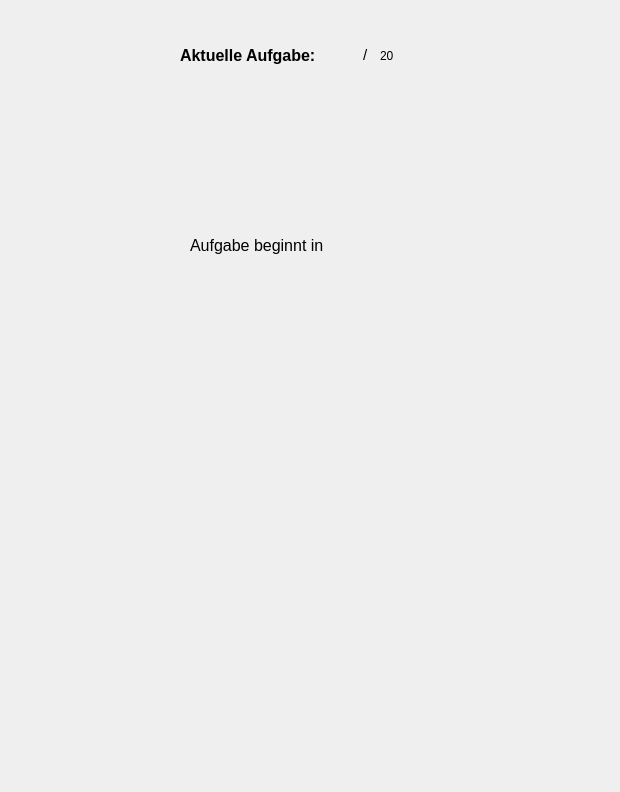
<?xml version="1.0" encoding="UTF-8"?>
<ui version="4.0">
 <class>Reaction_Time_Study</class>
 <widget class="QWidget" name="Reaction_Time_Study">
  <property name="geometry">
   <rect>
    <x>0</x>
    <y>0</y>
    <width>620</width>
    <height>792</height>
   </rect>
  </property>
  <property name="minimumSize">
   <size>
    <width>620</width>
    <height>792</height>
   </size>
  </property>
  <property name="maximumSize">
   <size>
    <width>620</width>
    <height>792</height>
   </size>
  </property>
  <property name="windowTitle">
   <string>Studie</string>
  </property>
  <property name="locale">
   <locale language="German" country="Germany"/>
  </property>
  <widget class="QStackedWidget" name="stackedWidget">
   <property name="geometry">
    <rect>
     <x>0</x>
     <y>10</y>
     <width>620</width>
     <height>710</height>
    </rect>
   </property>
   <property name="minimumSize">
    <size>
     <width>620</width>
     <height>710</height>
    </size>
   </property>
   <property name="maximumSize">
    <size>
     <width>620</width>
     <height>710</height>
    </size>
   </property>
   <property name="currentIndex">
    <number>1</number>
   </property>
   <widget class="QWidget" name="intro">
    <property name="minimumSize">
     <size>
      <width>620</width>
      <height>400</height>
     </size>
    </property>
    <property name="maximumSize">
     <size>
      <width>620</width>
      <height>400</height>
     </size>
    </property>
    <widget class="QLabel" name="initial_explanation">
     <property name="geometry">
      <rect>
       <x>10</x>
       <y>20</y>
       <width>596</width>
       <height>246</height>
      </rect>
     </property>
     <property name="text">
      <string>&lt;html&gt;&lt;head/&gt;&lt;body&gt;&lt;p&gt;Danke, dass du an dieser kleinen Studie teilnimmst! Deine Aufgabe ist es, auf einen gegebenen&lt;/p&gt;&lt;p&gt;Stimulus (das Ändern der Hintergrundfarbe dieses Fensters) so schnell wie möglich durch&lt;/p&gt;&lt;p&gt;&lt;span style=&quot; font-weight:600;&quot;&gt;einmaliges Klicken der Leertaste&lt;/span&gt; zu reagieren. Deine genaue Aufgabe pro Durchgang wird dir &lt;/p&gt;&lt;p&gt;immer oben angezeigt. Bitte verwende für alle Aufgaben den Zeigefinger. Die Hand kannst du &lt;/p&gt;&lt;p&gt;frei wählen, aber verwende bitte dieselbe Hand für alle Aufgaben (insgesamt 20).&lt;br/&gt;&lt;/p&gt;&lt;p&gt;Bitte achte darauf, während der Dauer dieses Experiments ungestört und konzentriert zu bleiben.&lt;/p&gt;&lt;p&gt;Die Studie wird insgesamt ca. 10 Minuten dauern.&lt;/p&gt;&lt;p&gt;Sobald du bereit bist, drücke bitte auf den &amp;quot;Starten&amp;quot;-Button.&lt;/p&gt;&lt;/body&gt;&lt;/html&gt;</string>
     </property>
    </widget>
    <widget class="QPushButton" name="start_study_btn">
     <property name="geometry">
      <rect>
       <x>260</x>
       <y>300</y>
       <width>84</width>
       <height>34</height>
      </rect>
     </property>
     <property name="styleSheet">
      <string notr="true">background-color: rgb(91, 208, 1);</string>
     </property>
     <property name="text">
      <string>Starten</string>
     </property>
    </widget>
    <widget class="QPushButton" name="debug_btn">
     <property name="geometry">
      <rect>
       <x>10</x>
       <y>360</y>
       <width>88</width>
       <height>34</height>
      </rect>
     </property>
     <property name="styleSheet">
      <string notr="true">background-color: rgb(91, 208, 1);</string>
     </property>
     <property name="text">
      <string>Debug-Btn</string>
     </property>
    </widget>
   </widget>
   <widget class="QWidget" name="study">
    <property name="minimumSize">
     <size>
      <width>620</width>
      <height>400</height>
     </size>
    </property>
    <property name="maximumSize">
     <size>
      <width>620</width>
      <height>400</height>
     </size>
    </property>
    <widget class="QLabel" name="task_label">
     <property name="geometry">
      <rect>
       <x>180</x>
       <y>30</y>
       <width>141</width>
       <height>31</height>
      </rect>
     </property>
     <property name="text">
      <string>&lt;html&gt;&lt;head/&gt;&lt;body&gt;&lt;p&gt;&lt;span style=&quot; font-size:12pt; font-weight:600;&quot;&gt;Aktuelle Aufgabe:&lt;/span&gt;&lt;/p&gt;&lt;/body&gt;&lt;/html&gt;</string>
     </property>
    </widget>
    <widget class="QLabel" name="countdown_num">
     <property name="geometry">
      <rect>
       <x>350</x>
       <y>220</y>
       <width>58</width>
       <height>31</height>
      </rect>
     </property>
     <property name="text">
      <string/>
     </property>
    </widget>
    <widget class="QLabel" name="trial_divider">
     <property name="geometry">
      <rect>
       <x>363</x>
       <y>30</y>
       <width>16</width>
       <height>31</height>
      </rect>
     </property>
     <property name="text">
      <string>&lt;html&gt;&lt;head/&gt;&lt;body&gt;&lt;p&gt;&lt;span style=&quot; font-size:11pt;&quot;&gt;/&lt;/span&gt;&lt;/p&gt;&lt;/body&gt;&lt;/html&gt;</string>
     </property>
    </widget>
    <widget class="QLabel" name="task_description">
     <property name="geometry">
      <rect>
       <x>30</x>
       <y>60</y>
       <width>561</width>
       <height>91</height>
      </rect>
     </property>
     <property name="font">
      <font>
       <pointsize>12</pointsize>
      </font>
     </property>
     <property name="text">
      <string/>
     </property>
     <property name="alignment">
      <set>Qt::AlignCenter</set>
     </property>
     <property name="wordWrap">
      <bool>true</bool>
     </property>
    </widget>
    <widget class="QLabel" name="countdown_label">
     <property name="geometry">
      <rect>
       <x>190</x>
       <y>220</y>
       <width>151</width>
       <height>31</height>
      </rect>
     </property>
     <property name="text">
      <string>&lt;html&gt;&lt;head/&gt;&lt;body&gt;&lt;p&gt;&lt;span style=&quot; font-size:12pt;&quot;&gt;Aufgabe beginnt in &lt;/span&gt;&lt;/p&gt;&lt;/body&gt;&lt;/html&gt;</string>
     </property>
    </widget>
    <widget class="QLabel" name="trial_number">
     <property name="geometry">
      <rect>
       <x>344</x>
       <y>30</y>
       <width>20</width>
       <height>30</height>
      </rect>
     </property>
     <property name="text">
      <string>&lt;html&gt;&lt;head/&gt;&lt;body&gt;&lt;p&gt;&lt;br/&gt;&lt;/p&gt;&lt;/body&gt;&lt;/html&gt;</string>
     </property>
    </widget>
    <widget class="QLabel" name="max_trial_number">
     <property name="geometry">
      <rect>
       <x>380</x>
       <y>30</y>
       <width>61</width>
       <height>31</height>
      </rect>
     </property>
     <property name="text">
      <string>20</string>
     </property>
    </widget>
   </widget>
   <widget class="QWidget" name="questionnaire">
    <property name="minimumSize">
     <size>
      <width>618</width>
      <height>710</height>
     </size>
    </property>
    <property name="maximumSize">
     <size>
      <width>610</width>
      <height>710</height>
     </size>
    </property>
    <widget class="QLabel" name="hand_label">
     <property name="geometry">
      <rect>
       <x>20</x>
       <y>320</y>
       <width>341</width>
       <height>18</height>
      </rect>
     </property>
     <property name="text">
      <string>&lt;html&gt;&lt;head/&gt;&lt;body&gt;&lt;p&gt;&lt;span style=&quot; font-weight:600;&quot;&gt;Mit welcher Hand hast du die Aufgaben bearbeitet ?&lt;br/&gt;&lt;/span&gt;&lt;/p&gt;&lt;/body&gt;&lt;/html&gt;</string>
     </property>
    </widget>
    <widget class="QLineEdit" name="occupation_input">
     <property name="geometry">
      <rect>
       <x>20</x>
       <y>270</y>
       <width>521</width>
       <height>32</height>
      </rect>
     </property>
     <property name="inputMask">
      <string/>
     </property>
     <property name="text">
      <string/>
     </property>
     <property name="placeholderText">
      <string/>
     </property>
     <property name="clearButtonEnabled">
      <bool>false</bool>
     </property>
    </widget>
    <widget class="QLabel" name="questionnaire_intro">
     <property name="geometry">
      <rect>
       <x>20</x>
       <y>10</y>
       <width>451</width>
       <height>61</height>
      </rect>
     </property>
     <property name="text">
      <string>&lt;html&gt;&lt;head/&gt;&lt;body&gt;&lt;p&gt;Vielen Dank für die Teilnahme!&lt;/p&gt;&lt;p&gt;Bitte nimm dir noch kurz Zeit, um den folgenden Fragebogen auszufüllen:&lt;/p&gt;&lt;/body&gt;&lt;/html&gt;</string>
     </property>
    </widget>
    <widget class="QLabel" name="keyboard_affinity_low">
     <property name="geometry">
      <rect>
       <x>17</x>
       <y>510</y>
       <width>71</width>
       <height>20</height>
      </rect>
     </property>
     <property name="text">
      <string>sehr selten</string>
     </property>
    </widget>
    <widget class="QSlider" name="keyboard_affinity_slider">
     <property name="geometry">
      <rect>
       <x>30</x>
       <y>540</y>
       <width>511</width>
       <height>20</height>
      </rect>
     </property>
     <property name="cursor">
      <cursorShape>ArrowCursor</cursorShape>
     </property>
     <property name="minimum">
      <number>1</number>
     </property>
     <property name="maximum">
      <number>7</number>
     </property>
     <property name="pageStep">
      <number>10</number>
     </property>
     <property name="sliderPosition">
      <number>4</number>
     </property>
     <property name="orientation">
      <enum>Qt::Horizontal</enum>
     </property>
     <property name="tickPosition">
      <enum>QSlider::TicksAbove</enum>
     </property>
     <property name="tickInterval">
      <number>1</number>
     </property>
    </widget>
    <widget class="QLabel" name="keyboard_affinity_high">
     <property name="geometry">
      <rect>
       <x>500</x>
       <y>510</y>
       <width>71</width>
       <height>18</height>
      </rect>
     </property>
     <property name="text">
      <string>sehr häufig</string>
     </property>
    </widget>
    <widget class="QLabel" name="occupation_label">
     <property name="geometry">
      <rect>
       <x>20</x>
       <y>240</y>
       <width>81</width>
       <height>18</height>
      </rect>
     </property>
     <property name="text">
      <string>&lt;html&gt;&lt;head/&gt;&lt;body&gt;&lt;p&gt;&lt;span style=&quot; font-weight:600;&quot;&gt;Beruf :&lt;/span&gt;&lt;/p&gt;&lt;p&gt;&lt;br/&gt;&lt;/p&gt;&lt;p&gt;&lt;br/&gt;&lt;/p&gt;&lt;/body&gt;&lt;/html&gt;</string>
     </property>
    </widget>
    <widget class="QLabel" name="gender_label">
     <property name="geometry">
      <rect>
       <x>20</x>
       <y>160</y>
       <width>71</width>
       <height>18</height>
      </rect>
     </property>
     <property name="text">
      <string>&lt;html&gt;&lt;head/&gt;&lt;body&gt;&lt;p&gt;&lt;span style=&quot; font-weight:600;&quot;&gt;Geschlecht:&lt;/span&gt;&lt;/p&gt;&lt;/body&gt;&lt;/html&gt;</string>
     </property>
    </widget>
    <widget class="QComboBox" name="gender_selection">
     <property name="geometry">
      <rect>
       <x>20</x>
       <y>190</y>
       <width>87</width>
       <height>32</height>
      </rect>
     </property>
     <item>
      <property name="text">
       <string>Männlich</string>
      </property>
     </item>
     <item>
      <property name="text">
       <string>Weiblich</string>
      </property>
     </item>
     <item>
      <property name="text">
       <string>Divers</string>
      </property>
     </item>
    </widget>
    <widget class="QSpinBox" name="age_selection">
     <property name="geometry">
      <rect>
       <x>20</x>
       <y>110</y>
       <width>52</width>
       <height>32</height>
      </rect>
     </property>
     <property name="minimum">
      <number>18</number>
     </property>
     <property name="maximum">
      <number>120</number>
     </property>
     <property name="value">
      <number>20</number>
     </property>
    </widget>
    <widget class="QComboBox" name="hand_selection">
     <property name="geometry">
      <rect>
       <x>20</x>
       <y>350</y>
       <width>201</width>
       <height>32</height>
      </rect>
     </property>
     <item>
      <property name="text">
       <string>Rechte Hand (starke Hand)</string>
      </property>
     </item>
     <item>
      <property name="text">
       <string>Rechte Hand (schwache Hand)</string>
      </property>
     </item>
     <item>
      <property name="text">
       <string>Linke Hand (starke Hand)</string>
      </property>
     </item>
     <item>
      <property name="text">
       <string>Linke Hand (schwache Hand)</string>
      </property>
     </item>
    </widget>
    <widget class="QLabel" name="keyboard_type_label">
     <property name="geometry">
      <rect>
       <x>20</x>
       <y>400</y>
       <width>541</width>
       <height>18</height>
      </rect>
     </property>
     <property name="text">
      <string>&lt;html&gt;&lt;head/&gt;&lt;body&gt;&lt;p&gt;&lt;span style=&quot; font-weight:600;&quot;&gt;Was für eine Tastatur hast du für die Studie verwendet (z.B. extern, Laptop-Tastatur, ...) ?&lt;br/&gt;&lt;/span&gt;&lt;/p&gt;&lt;/body&gt;&lt;/html&gt;</string>
     </property>
    </widget>
    <widget class="QLabel" name="keyboard_affinitiy_label">
     <property name="geometry">
      <rect>
       <x>20</x>
       <y>480</y>
       <width>511</width>
       <height>18</height>
      </rect>
     </property>
     <property name="text">
      <string>&lt;html&gt;&lt;head/&gt;&lt;body&gt;&lt;p&gt;&lt;span style=&quot; font-weight:600;&quot;&gt;Bitte gib an, wie häufig du im Alltag eine Tastatur verwendest:&lt;/span&gt;&lt;/p&gt;&lt;/body&gt;&lt;/html&gt;</string>
     </property>
    </widget>
    <widget class="QLineEdit" name="keyboard_type_input">
     <property name="geometry">
      <rect>
       <x>20</x>
       <y>430</y>
       <width>521</width>
       <height>32</height>
      </rect>
     </property>
     <property name="inputMask">
      <string/>
     </property>
     <property name="text">
      <string/>
     </property>
     <property name="placeholderText">
      <string/>
     </property>
     <property name="clearButtonEnabled">
      <bool>false</bool>
     </property>
    </widget>
    <widget class="QComboBox" name="color_deficiency_selection">
     <property name="geometry">
      <rect>
       <x>20</x>
       <y>610</y>
       <width>87</width>
       <height>32</height>
      </rect>
     </property>
     <property name="currentText">
      <string>Nein</string>
     </property>
     <item>
      <property name="text">
       <string>Nein</string>
      </property>
     </item>
     <item>
      <property name="text">
       <string>Ja</string>
      </property>
     </item>
    </widget>
    <widget class="QLabel" name="age_label">
     <property name="geometry">
      <rect>
       <x>20</x>
       <y>80</y>
       <width>71</width>
       <height>18</height>
      </rect>
     </property>
     <property name="text">
      <string>&lt;html&gt;&lt;head/&gt;&lt;body&gt;&lt;p&gt;&lt;span style=&quot; font-weight:600;&quot;&gt;Dein Alter:&lt;/span&gt;&lt;/p&gt;&lt;/body&gt;&lt;/html&gt;</string>
     </property>
    </widget>
    <widget class="QLineEdit" name="color_deficiency_input">
     <property name="geometry">
      <rect>
       <x>230</x>
       <y>610</y>
       <width>311</width>
       <height>32</height>
      </rect>
     </property>
    </widget>
    <widget class="QLabel" name="color_deficiency_label">
     <property name="geometry">
      <rect>
       <x>20</x>
       <y>580</y>
       <width>461</width>
       <height>18</height>
      </rect>
     </property>
     <property name="text">
      <string>&lt;html&gt;&lt;head/&gt;&lt;body&gt;&lt;p&gt;&lt;span style=&quot; font-weight:600;&quot;&gt;Hast du eine Farbenfehlsichtigkeit (z.B. eine Rot-Grün-Sehschwäche) ?&lt;/span&gt;&lt;/p&gt;&lt;/body&gt;&lt;/html&gt;</string>
     </property>
    </widget>
    <widget class="QPushButton" name="finish_study_btn">
     <property name="geometry">
      <rect>
       <x>250</x>
       <y>670</y>
       <width>88</width>
       <height>34</height>
      </rect>
     </property>
     <property name="styleSheet">
      <string notr="true">background-color: rgb(91, 208, 1);</string>
     </property>
     <property name="text">
      <string>Senden</string>
     </property>
    </widget>
    <widget class="QLabel" name="color_deficiency_yes_label">
     <property name="geometry">
      <rect>
       <x>120</x>
       <y>620</y>
       <width>111</width>
       <height>18</height>
      </rect>
     </property>
     <property name="text">
      <string>Wenn ja, welche:</string>
     </property>
    </widget>
   </widget>
  </widget>
 </widget>
 <resources/>
 <connections/>
</ui>
